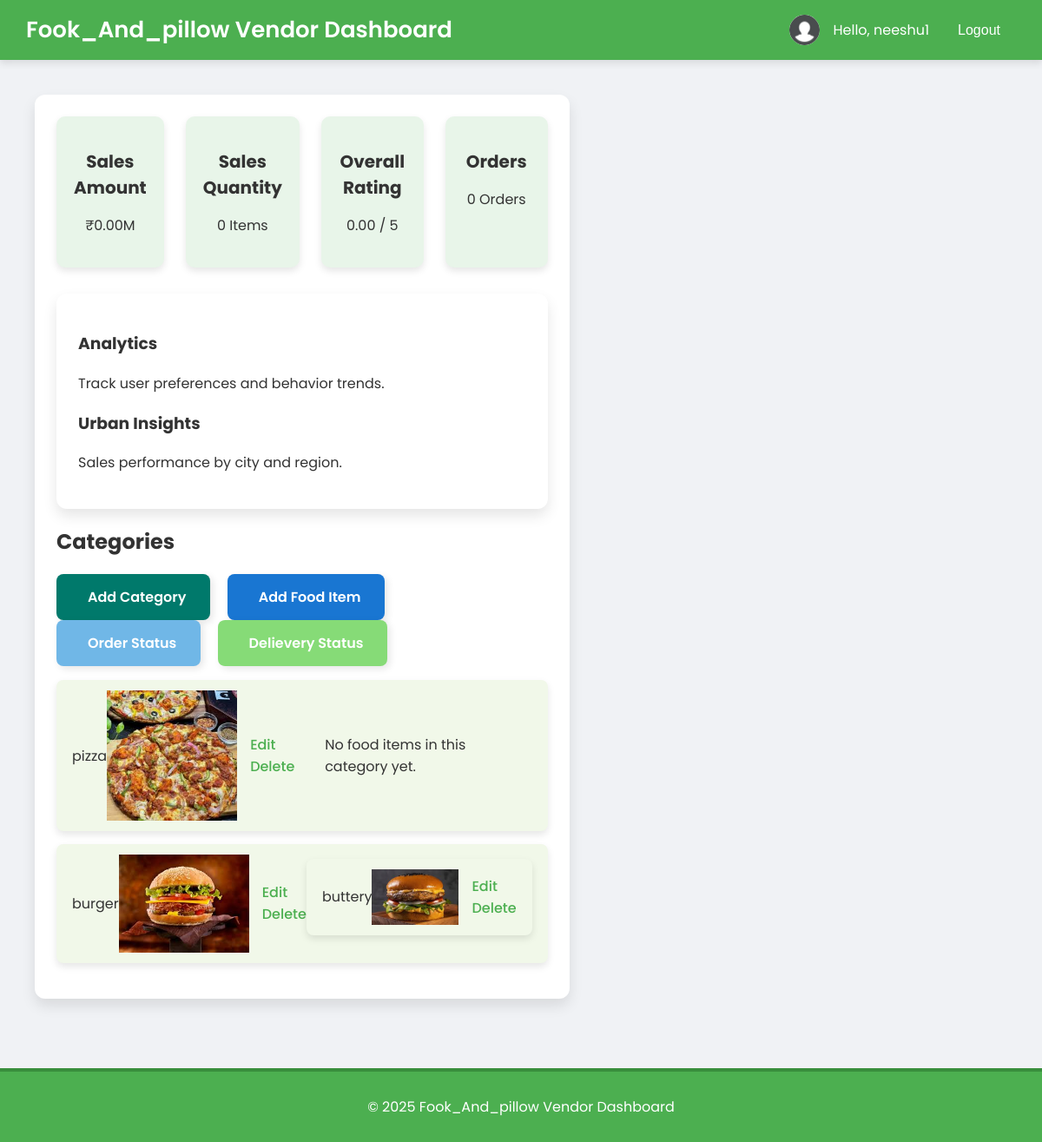
Page /main_page/a (signed in) on the committed database.
### main_page/models.py (models this page shows, shortened)
class User(AbstractUser):
    ADMIN = "admin"
    MANAGER = "manager"
    USER = "user"
    ROLE_CHOICES = [
        (ADMIN, "Admin"),
        (MANAGER, "Manager"),
        (USER, "User"),
    ]
    ONLINE = "online"
    MARKET = "market"
    SPECIAL = "special"
    LEVEL_CHOICES = [
        (ONLINE, "Online"),
        (MARKET, "Market"),
        (SPECIAL, "Special"),
    ]
    role = models.CharField(
        max_length=10, choices=ROLE_CHOICES, default=USER, null=True, blank=True
    )
    level = models.CharField(
        max_length=10, choices=LEVEL_CHOICES, default=ONLINE, null=True, blank=True
    )
    groups = models.ManyToManyField(
        Group,
        related_name="custom_user_set",
        blank=True,
        help_text="The groups this user belongs to.",
        verbose_name="groups",
    )
    user_permissions = models.ManyToManyField(
        Permission,
        related_name="custom_user_set",
        blank=True,
        help_text="Specific permissions for this user.",
        verbose_name="user permissions",
    )

class FoodCategory(models.Model):
    CATEGORY_TYPES = [
        ("Food Options", "Food Options"),
        ("Shop Groceries on Instamart", "Shop Groceries on Instamart"),
        ("Restaurants", "Restaurants"),
        ("Special", "Special"),
        ("Festival", "Festival"),
    ]
    name = models.CharField(
        max_length=100, null=True, blank=True
    )  # Allows name to be optional
    category_type = models.CharField(
        max_length=50, choices=CATEGORY_TYPES, null=True, blank=True
    )  # Allows null/blank
    image = models.ImageField(upload_to="category_images/", null=True, blank=True)
    user_name_Category = models.JSONField(null=True, blank=True)

class FoodItem(models.Model):
    categories = models.ManyToManyField(
        FoodCategory, related_name="food_items", blank=True
    )  # Allows food items without categories
    name = models.CharField(
        max_length=100, null=True, blank=True
    )  # Allows name to be optional
    description = models.TextField(null=True, blank=True)  # Allows empty description
    price = models.DecimalField(
        max_digits=10, decimal_places=2, null=True, blank=True
    )  # Allows price to be optional
    image = models.ImageField(
        upload_to="food_images/", null=True, blank=True
    )  # Allows image to be optional
    discount = models.DecimalField(
        max_digits=10, decimal_places=2, null=True, blank=True
    )  # Discount is optional
    FOOD_TYPE_CHOICES = [
        ("veg", "Veg"),
        ("non-veg", "Non-Veg"),
    ]
    food_type = models.CharField(
        max_length=7, choices=FOOD_TYPE_CHOICES, default="veg", null=True, blank=True
    )  # Allows null/blank
    user_name_Food_item = models.JSONField(null=True, blank=True)
    rating = models.DecimalField(
        max_digits=3, decimal_places=2, null=True, blank=True
    )  # Add a rating field for food items
    vendor = models.ForeignKey(
        settings.AUTH_USER_MODEL,
        on_delete=models.CASCADE,
        related_name="food_items",
        null=True,
        blank=True,
    )

### main_page/views.py (the view)
# urls.py: path("a", views.vendor_dashboard, name="vendor_dashboard"),
@login_required
def vendor_dashboard(request):
    user = request.user
    categories = FoodCategory.objects.prefetch_related("food_items").all()
    order_items = OrderItem.objects.filter(food_item__vendor=user)
    sales_amount = (
        order_items.aggregate(total_sales=Sum(F("price_at_purchase") * F("quantity")))[
            "total_sales"
        ]
        or 0
    )
    sales_quantity = (
        order_items.aggregate(total_quantity=Sum("quantity"))["total_quantity"] or 0
    )
    orders_count = (
        Order.objects.filter(order_items__food_item__vendor=user).distinct().count()
    )
    food_items = FoodItem.objects.filter(vendor=user)
    average_rating = food_items.aggregate(avg_rating=Avg("rating"))["avg_rating"] or 0
    context = {
        "categories": categories,
        "sales_amount": sales_amount,
        "sales_quantity": sales_quantity,
        "average_rating": average_rating,
        "orders_count": orders_count,
    }
    return render(request, "main_page/vendor_dashboard1.html", context)

### templates/main_page/vendor_dashboard1.html (shortened to what this page needs)
{% load static %}
<!DOCTYPE html>
<html lang="en">
  <head>
  </head>
  <body>
    <header>
      <h1>Fook_And_pillow Vendor Dashboard</h1>
      <div class="auth-buttons">
        <img src="{% static 'honor_Side_image/defualt_logo.png' %}" alt="Profile Picture" />
        <span>Hello, {{ user.username }}</span>
        {% if user.is_authenticated %}
          <button class="btn">Logout</button>
        {% else %}
          <button class="btn">Login</button>
          <button class="btn">Signup</button>
        {% endif %}
      </div>
    </header>
    <div class="container">
      <main class="main-content">
        <section class="summary">
          <div>
            <h2>Sales Amount</h2>
            <p>₹{{ sales_amount|floatformat:2 }}M</p>
          </div>
          <div>
            <h2>Sales Quantity</h2>
            <p>{{ sales_quantity }} Items</p>
          </div>
          <div>
            <h2>Overall Rating</h2>
            <p>{{ average_rating|floatformat:2 }} / 5</p>
          </div>
          <div>
            <h2>Orders</h2>
            <p>{{ orders_count }} Orders</p>
          </div>
        </section>
        <aside class="sidebar">
          <h3>Analytics</h3>
          <p>Track user preferences and behavior trends.</p>
          <h3>Urban Insights</h3>
          <p>Sales performance by city and region.</p>
        </aside>
        <section class="categories">
          <h2>Categories</h2>
          <div class="add-buttons">
            <a href="{% url 'add_category' %}" class="add-category">
               Add Category
            </a>
            <a href="{% url 'add_food_item' %}" class="add-food-item">
               Add Food Item
            </a>
            <a href="{% url 'cook_orders' %}" class="cook_orders">
               Order Status
            </a>
            <a href="{% url 'delivery_orders' %}" class="delivery_orders">
              Delievery Status
            </a>
          </div>
          <ul>
            {% for category in categories %}
              <li>
                <p>{{ category.name }}</p>
                {% if category.image %}
                  <img src="http://127.0.0.1:8000/main_page{{ category.image.url }}" alt="{{ category.name }}" style="max-width: 150px;">
                {% endif %}
                <div>
                  <a href="{% url 'edit_category' category.id %}">Edit</a>
                  <a href="javascript:void(0);" onclick="openDeleteModal('category', {{ category.id }}, '{{ category.name }}')">Delete</a>
                </div>
                <ul>
                  {% for food_item in category.food_items.all %}
                    <li>
                      <p>{{ food_item.name }}</p>
                      {% if food_item.image %}
                        <img src="http://127.0.0.1:8000/main_page{{ food_item.image.url }}" alt="{{ food_item.name }}" style="max-width: 100px;">
                      {% endif %}
                      <div>
                        <a href="{% url 'edit_food_item' food_item.id %}">Edit</a>
                        <a href="javascript:void(0);" onclick="openDeleteModal('food_item', {{ food_item.id }}, '{{ food_item.name }}')">Delete</a>
                      </div>
                    </li>
                  {% empty %}
                    <p>No food items in this category yet.</p>
                  {% endfor %}
                </ul>
              </li>
            {% endfor %}
          </ul>
        </section>
      </main>
    </div>
    <footer>
      <p>© 2025 Fook_And_pillow Vendor Dashboard</p>
    </footer>
  </body>
</html>

### templates/main_page/vendor_dashboard1.html (style rules this page uses)
body { font-family: 'Poppins', sans-serif; margin: 0; padding: 0; background-color: #f0f2f5; color: #333; }
header { background-color: #4CAF50; color: white; padding: 15px 30px; display: flex; justify-content: space-between; align-items: center; box-shadow: 0 4px 8px rgba(0, 0, 0, 0.1); }
header h1 { margin: 0; font-size: 26px; font-weight: 600; }
.auth-buttons { display: flex; gap: 15px; align-items: center; }
.auth-buttons img { height: 35px; width: 35px; border-radius: 50%; }
.auth-buttons .btn { padding: 8px 18px; border: none; background-color: transparent; color: white; font-size: 16px; font-weight: 500; border-radius: 6px; cursor: pointer; transition: all 0.3s ease; }
.container { display: grid; grid-template-columns: 1fr 3fr; gap: 30px; padding: 40px; max-width: 1200px; margin: 0 auto; }
.sidebar, .main-content { background-color: white; padding: 25px; border-radius: 12px; box-shadow: 0 8px 16px rgba(0, 0, 0, 0.1); }
.summary { display: flex; gap: 25px; justify-content: space-between; margin-bottom: 30px; }
.summary div { background-color: #e8f5e9; padding: 20px; border-radius: 10px; text-align: center; box-shadow: 0 4px 8px rgba(0, 0, 0, 0.1); flex: 1; }
.summary h2 { font-size: 20px; margin-bottom: 10px; }
.categories ul { list-style: none; padding: 0; }
.categories li { display: flex; justify-content: space-between; align-items: center; background-color: #f1f8e9; padding: 12px 18px; margin-bottom: 15px; border-radius: 8px; box-shadow: 0 4px 8px rgba(0, 0, 0, 0.1); }
.categories li a { color: #4CAF50; font-weight: 500; margin-left: 15px; text-decoration: none; transition: color 0.3s ease; }
footer { text-align: center; padding: 12px; background-color: #4CAF50; color: white; margin-top: 40px; border-top: 4px solid #388E3C; }
.add-buttons a { display: inline-flex; align-items: center; padding: 14px 28px; font-size: 16px; font-weight: 600; text-decoration: none; border-radius: 8px; border: none; color: white; transition: all 0.3s ease; margin-right: 15px; }
.add-buttons .add-category { background-color: #00796B; box-shadow: 3px 3px 8px rgba(0, 0, 0, 0.1); }
.add-buttons .cook_orders { background-color:rgb(112, 183, 231); box-shadow: 3px 3px 8px rgba(0, 0, 0, 0.1); }
.add-buttons .delivery_orders { background-color:rgb(134, 219, 119); box-shadow: 3px 3px 8px rgba(0, 0, 0, 0.1); }
.add-buttons .add-food-item { background-color: #1976D2; box-shadow: 3px 3px 8px rgba(0, 0, 0, 0.1); }

### rows in the picture
User: username "neeshu1"
FoodCategory: name "pizza", image (picture)
FoodCategory: name "burger", image (picture)
FoodItem: name "buttery", image (picture)

### other values in the picture
{{ sales_amount|floatformat:2 }} "0.00"
{{ sales_quantity }} "0"
{{ average_rating|floatformat:2 }} "0.00"
{{ orders_count }} "0"
